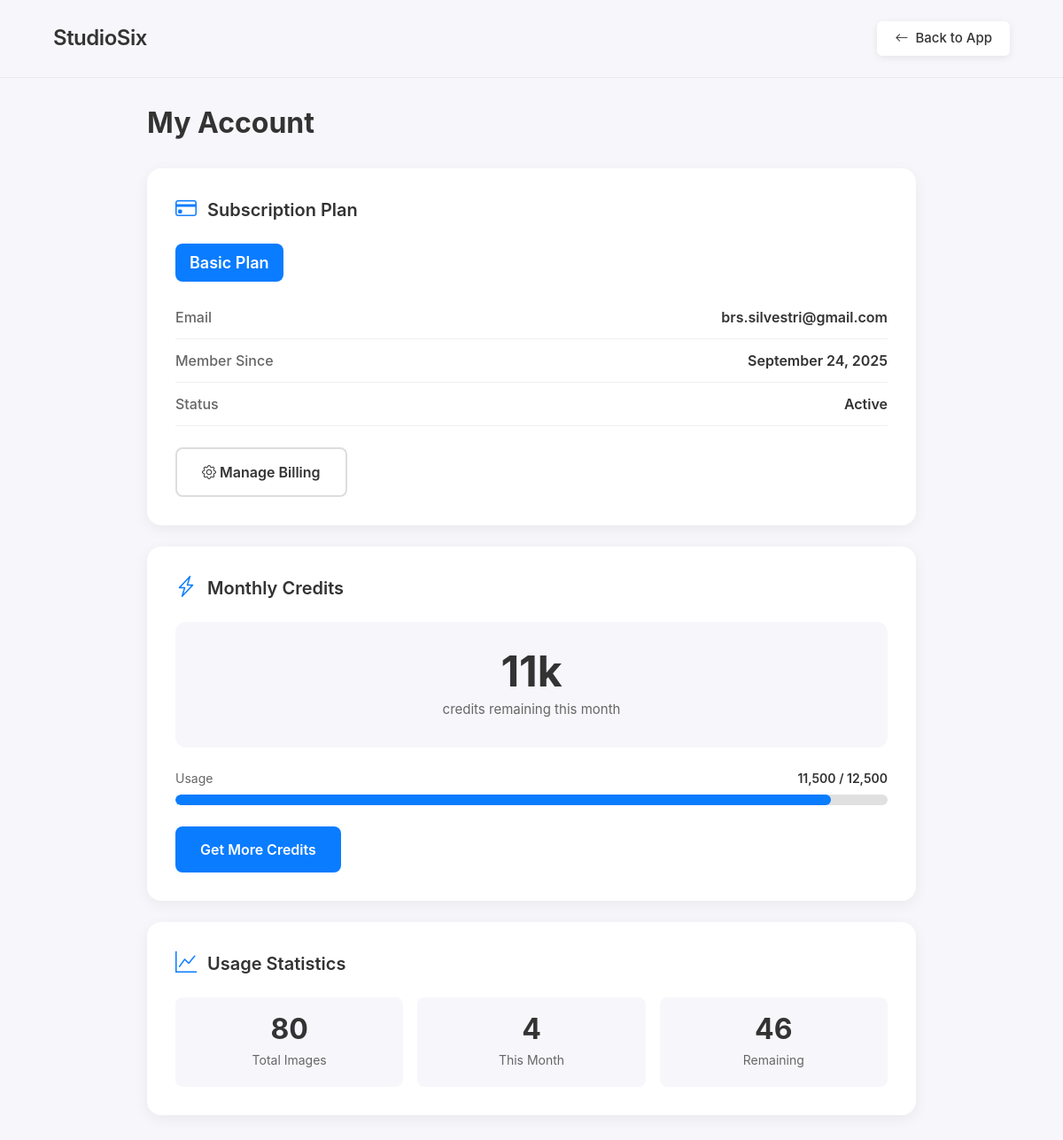
Page /account (signed in) on the earlier database version.
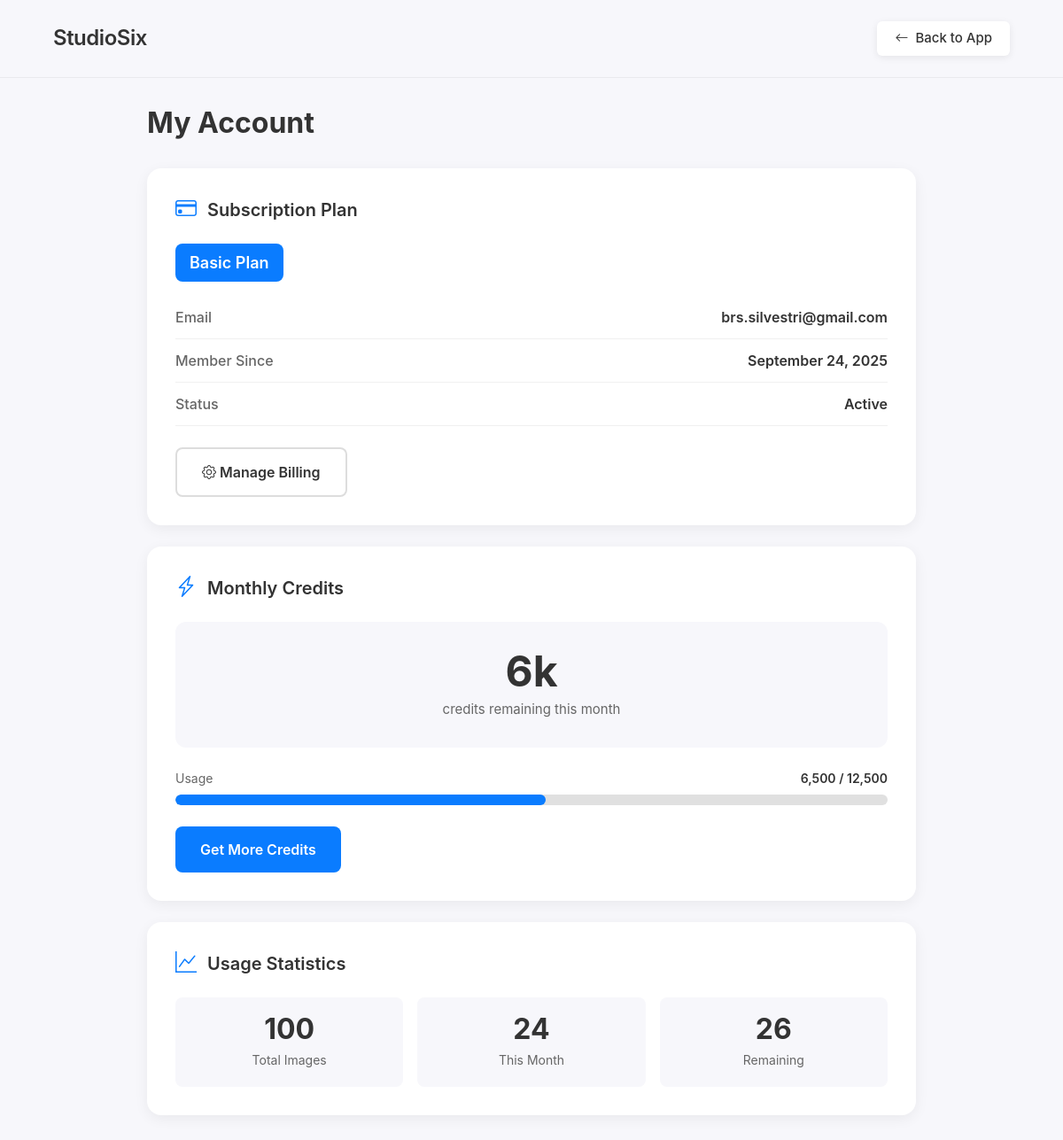
Same page on the later database version.
### app.py (models this page shows, shortened)
class User(UserMixin, db.Model):
    id = db.Column(db.Integer, primary_key=True)
    email = db.Column(db.String(120), unique=True, nullable=False)
    password_hash = db.Column(db.String(200), nullable=False)
    created_at = db.Column(db.DateTime, default=datetime.utcnow)
    generation_count = db.Column(db.Integer, default=0)
    is_subscribed = db.Column(db.Boolean, default=False, nullable=False)
    stripe_customer_id = db.Column(db.String(120), nullable=True)
    credits_remaining = db.Column(db.Integer, default=12500)  # Free tier gets 12,500 credits (50 images)
    credits_limit = db.Column(db.Integer, default=12500)
    credits_reset_date = db.Column(db.DateTime, nullable=True)
    generations = db.relationship('Generation', backref='user', lazy=True, order_by='Generation.created_at.desc()')

### app.py (the view)
@app.route("/account")
@login_required
def account():
    return render_template("account.html", user=current_user)

### app.py (called while the page is built)
@login_manager.user_loader
def load_user(user_id):
    return User.query.get(int(user_id))

@app.template_filter('format_number')
def format_number(value):
    try:
        return "{:,}".format(int(value))
    except (ValueError, TypeError):
        return value

### templates/account.html (shortened to what this page needs)
<!DOCTYPE html>
<html lang="en">
<head>
  <link rel="stylesheet" href="https://rsms.me/inter/inter.css">
  <link href="https://cdn.jsdelivr.net/npm/bootstrap@5.3.0/dist/css/bootstrap.min.css" rel="stylesheet" />
  <link rel="stylesheet" href="https://cdn.jsdelivr.net/npm/bootstrap-icons@1.11.0/font/bootstrap-icons.css">
</head>
<body>
  <div class="site-header">
    <a href="{{ url_for('index') }}" class="site-logo">StudioSix</a>
    <a href="{{ url_for('index') }}" class="back-link">
      <i class="bi bi-arrow-left"></i>
      Back to App
    </a>
  </div>
  <div class="account-container">
    <h1 class="page-title">My Account</h1>
    <div class="account-card">
      <h2 class="card-title">
        <i class="bi bi-credit-card"></i>
        Subscription Plan
      </h2>
      {% if user.is_subscribed %}
        {% if user.credits_limit >= 200000 %}
          <div class="plan-badge pro">Pro Plan</div>
        {% else %}
          <div class="plan-badge basic">Basic Plan</div>
        {% endif %}
      {% else %}
        <div class="plan-badge free">Free Plan</div>
      {% endif %}
      <div class="info-row">
        <span class="info-label">Email</span>
        <span class="info-value">{{ user.email }}</span>
      </div>
      <div class="info-row">
        <span class="info-label">Member Since</span>
        <span class="info-value">{{ user.created_at.strftime('%B %d, %Y') }}</span>
      </div>
      <div class="info-row">
        <span class="info-label">Status</span>
        <span class="info-value">{{ 'Active' if user.is_subscribed else 'Free Tier' }}</span>
      </div>
      <div class="button-group">
        {% if user.is_subscribed %}
          <a href="{{ url_for('billing_portal') }}" class="btn-secondary-custom">
            <i class="bi bi-gear"></i> Manage Billing
          </a>
        {% else %}
          <a href="{{ url_for('upgrade') }}" class="btn-primary-custom">
            <i class="bi bi-arrow-up-circle"></i> Upgrade Plan
          </a>
        {% endif %}
      </div>
    </div>
    <div class="account-card">
      <h2 class="card-title">
        <i class="bi bi-lightning-charge"></i>
        Monthly Credits
      </h2>
      <div class="credits-display">
        <div class="credits-number">{{ (user.credits_remaining | default(0) / 1000) | int }}k</div>
        <div class="credits-label">credits remaining this month</div>
      </div>
      <div class="credit-bar-container">
        <div class="credit-bar-label">
          <span>Usage</span>
          <span class="credit-count">{{ user.credits_remaining | default(0) | int | format_number }} / {{ user.credits_limit | default(0) | int | format_number }}</span>
        </div>
        <div class="credit-bar-bg">
          <div class="credit-bar-fill" style="width: {{ ((user.credits_remaining | default(0) / user.credits_limit | default(1)) * 100) | int }}%"></div>
        </div>
      </div>
      {% if not user.is_subscribed or (user.credits_limit and user.credits_limit < 200000) %}
      <div class="button-group">
        <a href="{{ url_for('upgrade') }}" class="btn-primary-custom">
          Get More Credits
        </a>
      </div>
      {% endif %}
    </div>
    <div class="account-card">
      <h2 class="card-title">
        <i class="bi bi-graph-up"></i>
        Usage Statistics
      </h2>
      <div class="stats-grid">
        <div class="stat-box">
          <div class="stat-number">{{ user.generation_count | default(0) }}</div>
          <div class="stat-label">Total Images</div>
        </div>
        <div class="stat-box">
          <div class="stat-number">{{ ((user.credits_limit | default(0) - user.credits_remaining | default(0)) / 250) | int }}</div>
          <div class="stat-label">This Month</div>
        </div>
        <div class="stat-box">
          <div class="stat-number">{{ (user.credits_remaining | default(0) / 250) | int }}</div>
          <div class="stat-label">Remaining</div>
        </div>
      </div>
    </div>
  </div>
</body>
</html>

### templates/account.html (style rules this page uses)
:root { --bg-light: #f7f7fb; --text-light: #000; --chatgpt-blue: #0a7cff; --header-height: 3rem; }
body { background-color: var(--bg-light); font-family: 'Inter', sans-serif; color: var(--text-light); padding-top: calc(1.5rem + var(--header-height)); min-height: 100vh; }
.site-header { position: fixed; top: 0; left: 0; right: 0; background: var(--bg-light); padding: 1.5rem 5%; display: flex; justify-content: space-between; align-items: center; z-index: 1000; border-bottom: 1px solid rgba(0,0,0,0.05); }
.site-logo { font-size: 1.5rem; font-weight: 600; color: #333; letter-spacing: -0.02em; text-decoration: none; }
.back-link { padding: 0.5rem 1.25rem; background: white; color: #333; border: none; border-radius: 0.375rem; text-decoration: none; font-size: 0.9375rem; font-weight: 500; transition: all 0.2s ease; box-shadow: 0 2px 8px rgba(0, 0, 0, 0.08); display: inline-flex; align-items: center; gap: 0.5rem; }
.account-container { max-width: 900px; margin: 3rem auto; padding: 0 1rem; }
.page-title { font-size: 2rem; font-weight: 700; margin-bottom: 2rem; color: #333; }
.account-card { background: white; border-radius: 1rem; padding: 2rem; box-shadow: 0 4px 16px rgba(0,0,0,0.06); margin-bottom: 1.5rem; }
.card-title { font-size: 1.25rem; font-weight: 600; margin-bottom: 1.5rem; color: #333; display: flex; align-items: center; gap: 0.75rem; }
.card-title i { color: var(--chatgpt-blue); font-size: 1.5rem; }
.plan-badge { display: inline-block; padding: 0.5rem 1rem; background: var(--chatgpt-blue); color: white; border-radius: 0.5rem; font-weight: 600; font-size: 1.125rem; margin-bottom: 1rem; }
.plan-badge.basic { background: #0a7cff; }
.info-row { display: flex; justify-content: space-between; padding: 0.75rem 0; border-bottom: 1px solid #f0f0f0; }
.info-label { color: #666; font-weight: 500; }
.info-value { color: #333; font-weight: 600; }
.credits-display { text-align: center; padding: 2rem; background: var(--bg-light); border-radius: 0.75rem; margin-bottom: 1.5rem; }
.credits-number { font-size: 3rem; font-weight: 700; color: #333; line-height: 1; margin-bottom: 0.5rem; }
.credits-label { color: #666; font-size: 0.9375rem; }
.credit-bar-container { margin-top: 1.5rem; }
.credit-bar-label { font-size: 0.875rem; color: #666; margin-bottom: 0.5rem; display: flex; justify-content: space-between; align-items: center; }
.credit-count { font-weight: 600; color: #333; }
.credit-bar-bg { width: 100%; height: 12px; background: #e0e0e0; border-radius: 6px; overflow: hidden; }
.credit-bar-fill { height: 100%; background: var(--chatgpt-blue); border-radius: 6px; transition: width 0.3s ease; }
.stats-grid { display: grid; grid-template-columns: repeat(auto-fit, minmax(200px, 1fr)); gap: 1rem; margin-top: 1rem; }
.stat-box { background: var(--bg-light); padding: 1.25rem; border-radius: 0.5rem; text-align: center; }
.stat-number { font-size: 2rem; font-weight: 700; color: #333; line-height: 1; margin-bottom: 0.5rem; }
.stat-label { color: #666; font-size: 0.875rem; }
.btn-primary-custom { display: inline-block; padding: 0.875rem 1.75rem; background: var(--chatgpt-blue); color: white; text-decoration: none; border-radius: 0.5rem; font-weight: 600; transition: all 0.3s ease; border: none; font-size: 1rem; cursor: pointer; }
.btn-secondary-custom { display: inline-block; padding: 0.875rem 1.75rem; background: transparent; color: #333; text-decoration: none; border-radius: 0.5rem; font-weight: 600; transition: all 0.3s ease; border: 2px solid #ddd; font-size: 1rem; cursor: pointer; }
.button-group { display: flex; gap: 1rem; margin-top: 1.5rem; flex-wrap: wrap; }

Differences in the rows shown:
changed User "brs.silvestri@gmail.com": (user.credits_remaining|default(0)/1000)|int "11" → "6"; credits_remaining "11,500" → "6,500"; generation_count "80" → "100"; credits_limit+credits_remaining "4" → "24"; (user.credits_remaining|default(0)/250)|int "46" → "26"
